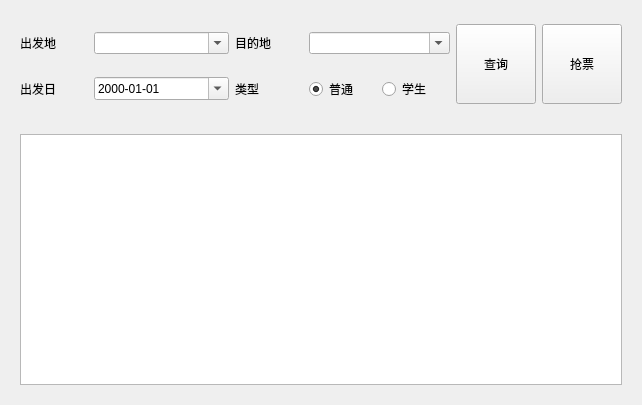
<?xml version="1.0" encoding="UTF-8"?>
<ui version="4.0">
 <class>Form</class>
 <widget class="QWidget" name="Form">
  <property name="geometry">
   <rect>
    <x>0</x>
    <y>0</y>
    <width>642</width>
    <height>405</height>
   </rect>
  </property>
  <property name="windowTitle">
   <string>Form</string>
  </property>
  <layout class="QVBoxLayout" name="verticalLayout" stretch="2,5">
   <item>
    <widget class="QWidget" name="query_pane_top" native="true">
     <property name="styleSheet">
      <string notr="true"/>
     </property>
     <layout class="QGridLayout" name="gridLayout" columnstretch="1,2,1,1,1,1,1">
      <item row="0" column="0">
       <widget class="QLabel" name="label">
        <property name="text">
         <string>出发地</string>
        </property>
       </widget>
      </item>
      <item row="0" column="1">
       <widget class="QComboBox" name="from_station_cb">
        <property name="editable">
         <bool>true</bool>
        </property>
        <property name="insertPolicy">
         <enum>QComboBox::NoInsert</enum>
        </property>
       </widget>
      </item>
      <item row="0" column="2">
       <widget class="QLabel" name="label_2">
        <property name="text">
         <string>目的地</string>
        </property>
       </widget>
      </item>
      <item row="0" column="3" colspan="2">
       <widget class="QComboBox" name="to_station_cb">
        <property name="editable">
         <bool>true</bool>
        </property>
        <property name="insertPolicy">
         <enum>QComboBox::NoInsert</enum>
        </property>
       </widget>
      </item>
      <item row="0" column="5" rowspan="2">
       <widget class="QPushButton" name="pushButton">
        <property name="minimumSize">
         <size>
          <width>80</width>
          <height>80</height>
         </size>
        </property>
        <property name="maximumSize">
         <size>
          <width>80</width>
          <height>80</height>
         </size>
        </property>
        <property name="text">
         <string>查询</string>
        </property>
       </widget>
      </item>
      <item row="0" column="6" rowspan="2">
       <widget class="QPushButton" name="pushButton_2">
        <property name="minimumSize">
         <size>
          <width>80</width>
          <height>80</height>
         </size>
        </property>
        <property name="maximumSize">
         <size>
          <width>80</width>
          <height>80</height>
         </size>
        </property>
        <property name="text">
         <string>抢票</string>
        </property>
       </widget>
      </item>
      <item row="1" column="0">
       <widget class="QLabel" name="label_3">
        <property name="text">
         <string>出发日</string>
        </property>
       </widget>
      </item>
      <item row="1" column="1">
       <widget class="QDateEdit" name="start_date_de">
        <property name="displayFormat">
         <string>yyyy-MM-dd</string>
        </property>
        <property name="calendarPopup">
         <bool>true</bool>
        </property>
       </widget>
      </item>
      <item row="1" column="2">
       <widget class="QLabel" name="label_4">
        <property name="text">
         <string>类型</string>
        </property>
       </widget>
      </item>
      <item row="1" column="3">
       <widget class="QRadioButton" name="normal_cb">
        <property name="text">
         <string>普通</string>
        </property>
        <property name="checked">
         <bool>true</bool>
        </property>
        <property name="q_value" stdset="0">
         <string>ADULT</string>
        </property>
        <attribute name="buttonGroup">
         <string notr="true">buttonGroup</string>
        </attribute>
       </widget>
      </item>
      <item row="1" column="4">
       <widget class="QRadioButton" name="stu_cb">
        <property name="text">
         <string>学生</string>
        </property>
        <property name="q_value" stdset="0">
         <string>0X00</string>
        </property>
        <attribute name="buttonGroup">
         <string notr="true">buttonGroup</string>
        </attribute>
       </widget>
      </item>
     </layout>
    </widget>
   </item>
   <item>
    <widget class="QWidget" name="widget_2" native="true">
     <property name="styleSheet">
      <string notr="true"/>
     </property>
     <layout class="QHBoxLayout" name="horizontalLayout">
      <item>
       <widget class="QTableView" name="tickets_tv"/>
      </item>
     </layout>
    </widget>
   </item>
  </layout>
 </widget>
 <resources/>
 <connections>
  <connection>
   <sender>pushButton</sender>
   <signal>clicked()</signal>
   <receiver>Form</receiver>
   <slot>query_tickets()</slot>
   <hints>
    <hint type="sourcelabel">
     <x>517</x>
     <y>60</y>
    </hint>
    <hint type="destinationlabel">
     <x>684</x>
     <y>6</y>
    </hint>
   </hints>
  </connection>
  <connection>
   <sender>pushButton_2</sender>
   <signal>clicked()</signal>
   <receiver>Form</receiver>
   <slot>book_tickets()</slot>
   <hints>
    <hint type="sourcelabel">
     <x>594</x>
     <y>61</y>
    </hint>
    <hint type="destinationlabel">
     <x>675</x>
     <y>79</y>
    </hint>
   </hints>
  </connection>
 </connections>
 <slots>
  <slot>query_tickets()</slot>
  <slot>book_tickets()</slot>
 </slots>
 <buttongroups>
  <buttongroup name="buttonGroup"/>
 </buttongroups>
</ui>
